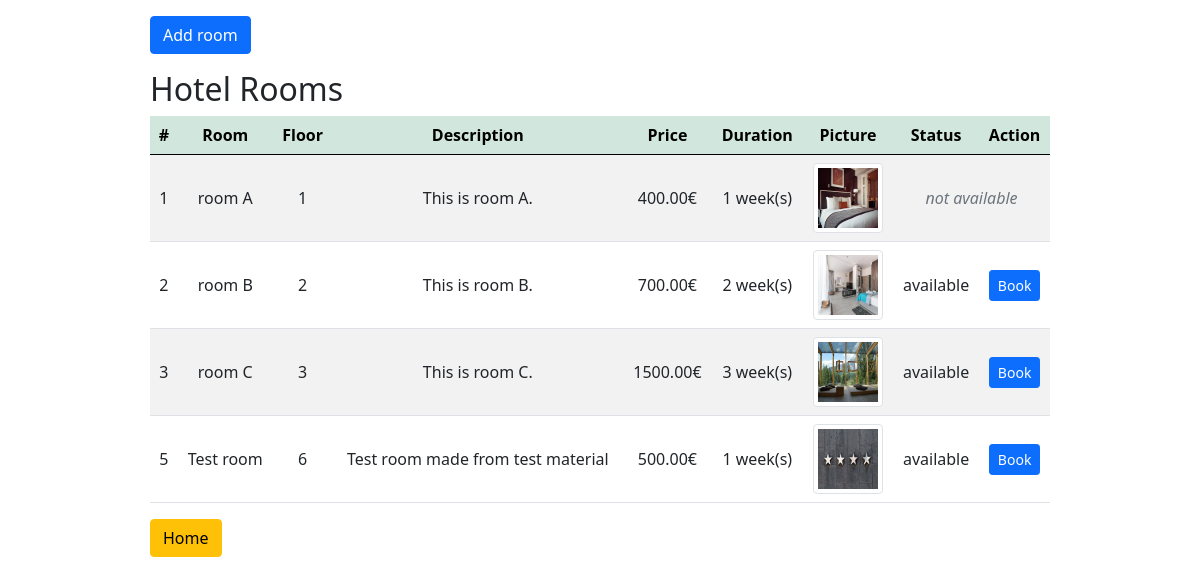
Page /loginUser/products/index.php (signed in) on the committed database.
### tables this page shows
CREATE TABLE `hotel` (
  `id` int(11) UNSIGNED NOT NULL,
  `room` varchar(100) NOT NULL,
  `floor` varchar(100) NOT NULL,
  `description` text DEFAULT '',
  `price` decimal(13,2) NOT NULL,
  `duration` int(10) DEFAULT 1,
  `picture` varchar(100) NOT NULL,
  `status` enum('available','booked') DEFAULT 'available'
);

### loginUser/products/index.php (the view, shortened to what this page needs)
<?php
require_once '../components/db_connect.php';
$thead = "";
$sql = "SHOW COLUMNS FROM hotel";
$result = mysqli_query($connect ,$sql);
$num_tab_col = 0;
while($row = mysqli_fetch_array($result, MYSQLI_ASSOC)){
   $thead .= "<th>".ucfirst(($row["Field"] == "id") ? "#" : $row["Field"])."</th>";
    $num_tab_col++;
}
$thead .= "<th>Action</th>";
$sql = "SELECT * FROM hotel";
$result = mysqli_query($connect ,$sql);
$tbody = '';
$filesAllowed = ["png", "jpg", "jpeg", "webp"];
if(mysqli_num_rows($result)  > 0) {
    while($row = mysqli_fetch_array($result, MYSQLI_ASSOC)){
        $tbody .= "<tr>";
        foreach ($row as $key => $value) {
            $fileExtension = strtolower(pathinfo($value,PATHINFO_EXTENSION));
            if (in_array($fileExtension, $filesAllowed)) $tbody .= "<td><img class='img-thumbnail' src='pictures/" .$value."' /></td>";
            elseif ($key == "duration") $tbody .= "<td>" .$value." week(s)</td>";
            elseif ($key == "price") $tbody .= "<td>" .$value."&euro;</td>";
            elseif ($value == "booked") $tbody .= "<td colspan='2' class='text-muted'><em>not available</em></td>";
            else $tbody .= "<td>$value</td>";
        }
        if (isset($_SESSION['user'])) {
            if ($row["status"] == "available") {
                $tbody .= "
                <td>
                <a href='book.php?id=" .$row['id']."&user=".$_SESSION['user']."'><button class='btn btn-primary btn-sm' type='button'>Book</button></a>
                </td>";
            }
        } else {
            $tbody .= "
            <td>
                <a href='update.php?id=" .$row['id']."'><button class='btn btn-primary btn-sm' type='button'>Edit</button></a>
                <a href='delete.php?id=" .$row['id']."'><button class='btn btn-danger btn-sm' type='button'>Delete</button></a>
            </td>";
        }
        $tbody .= "</tr>";
    };
} else {
    $tbody =  "<tr><td colspan='".$num_tab_col."'><center>No Data Available </center></td></tr>";
}
?>
<!DOCTYPE html>
<html lang="en">
    <head>
        <?php require_once '../components/boot.php'?>
    </head>
    <body>
        <div class="manageProduct w-75 mt-3">
            <div class='mb-3'>
                <a href= "create.php"><button class='btn btn-primary'type="button" >Add room</button></a>
            </div>
            <p class='h2'>Hotel Rooms</p>
            <table class='table table-striped'>
                <thead class='table-success'>
                    <tr>
                        <?= $thead; ?>
                    </tr>
                </thead>
                <tbody>
                    <?= $tbody; ?>
                </tbody>
            </table>
            <a href= "../home.php"><button class="btn btn-warning" type="button">Home</button></a>
        </div>
    </body>
</html>

### loginUser/components/boot.php (shortened to what this page needs)
<link href="https://cdn.jsdelivr.net/npm/bootstrap@5.0.0-beta1/dist/css/bootstrap.min.css" rel="stylesheet">

### loginUser/products/index.php (style rules this page uses)
.manageProduct { margin: auto; }
.img-thumbnail { width: 70px !important; height: 70px !important; }
td { text-align: center; vertical-align: middle; }
tr { text-align: center; }

### rows in the picture
hotel: id "1", room "room A", floor "1", description "This is room A.", price "400.00", duration "1", picture (picture), status "not available"
hotel: id "2", room "room B", floor "2", description "This is room B.", price "700.00", duration "2", picture (picture), status "available"
hotel: id "3", room "room C", floor "3", description "This is room C.", price "1500.00", duration "3", picture (picture), status "available"
hotel: id "5", room "Test room", floor "6", description "Test room made from test material", price "500.00", duration "1", picture (picture), status "available"
